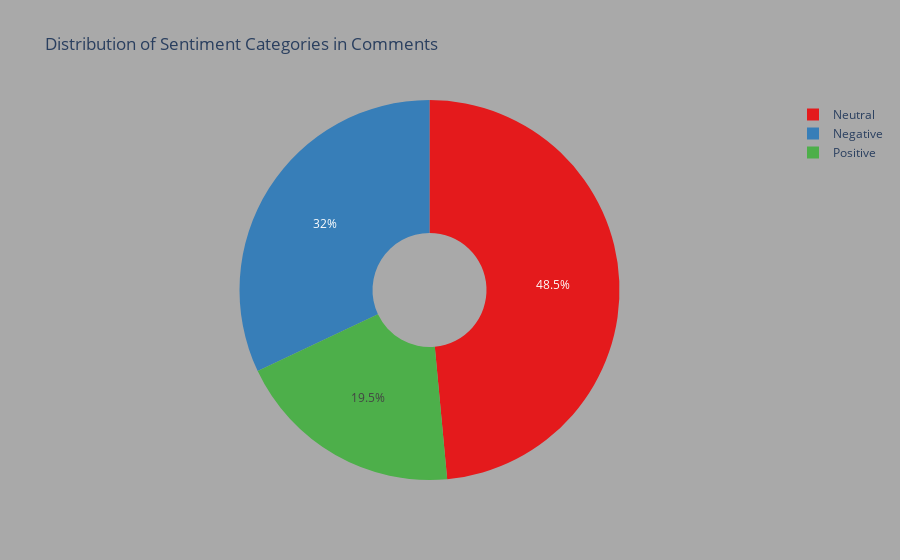

Write notebook code for a chart like this one.
### Code cell
import plotly.express as px
fig = px.pie(new_counts_df, values='Counts', names=new_counts_df.index, 
             labels={'Category': 'Sentiment Category', 'Counts': 'Count'},
             title='Distribution of Sentiment Categories in Comments',
             hole=0.3, 
             color_discrete_sequence=px.colors.qualitative.Set1)
fig.update_layout(paper_bgcolor='darkgrey')
fig.show()

### Figure 1 — Plotly figure (JSON) as saved in the notebook; plotly's stock layout.template omitted (floating-point values rounded to 4 significant figures)
{"data": [{"domain": {"x": [0, 1], "y": [0, 1]}, "hole": 0.3, "hovertemplate": "Sentiment Category=%{label}<br>Count=%{value}<extra></extra>", "labels": ["Negative", "Neutral", "Positive"], "legendgroup": "", "name": "", "showlegend": true, "type": "pie", "values": [227319, 344429, 138165]}], "layout": {"legend": {"tracegroupgap": 0}, "paper_bgcolor": "darkgrey", "piecolorway": ["rgb(228,26,28)", "rgb(55,126,184)", "rgb(77,175,74)", "rgb(152,78,163)", "rgb(255,127,0)", "rgb(255,255,51)", "rgb(166,86,40)", "rgb(247,129,191)", "rgb(153,153,153)"], "title": {"text": "Distribution of Sentiment Categories in Comments"}}}
